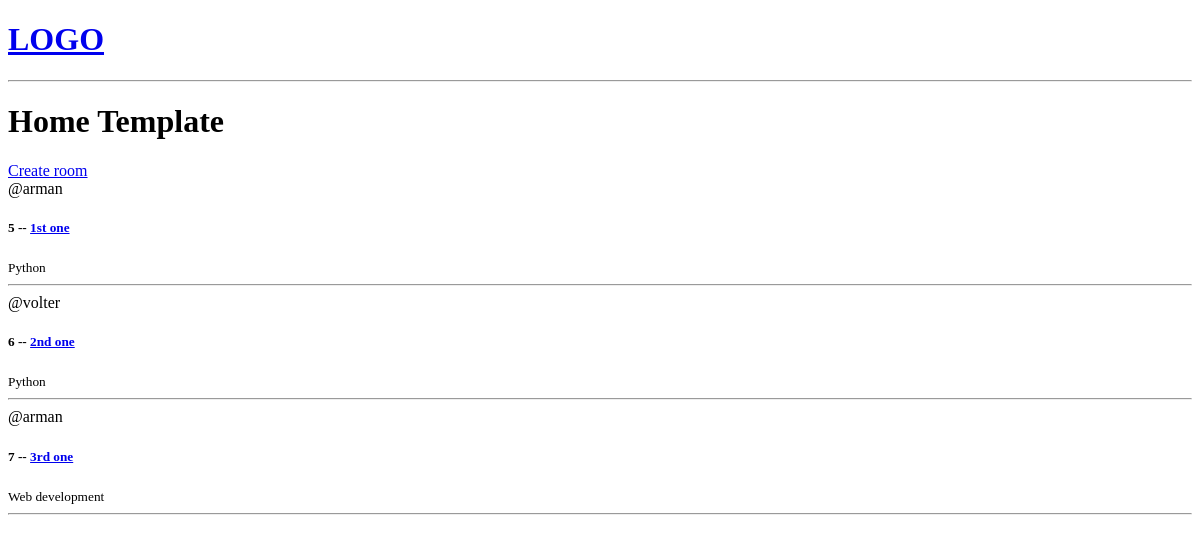
The app's page /, older data.
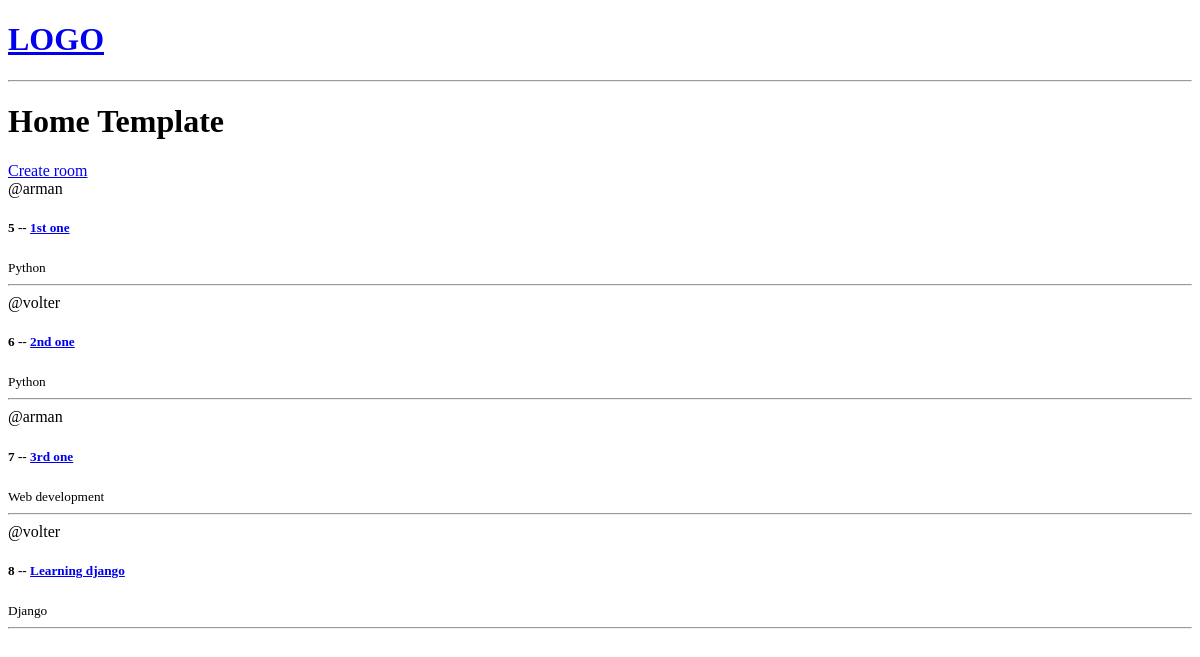
The same page, newer data.
### base/models.py (models this page shows, shortened)
class Room(models.Model):
    host = models.ForeignKey(User, on_delete = models.SET_NULL, null = True)
    topic = models.ForeignKey(Topic, on_delete = models.SET_NULL, null = True)
    name = models.CharField( max_length=50)
    description = models.TextField(null = True, blank = True)
    updated = models.DateTimeField(auto_now = True)
    created = models.DateTimeField(auto_now_add = True)

class Topic(models.Model):
    name = models.CharField(max_length = 200)

### base/views.py (the view)
# urls.py: path('', views.home, name="home"),
def home(request):
    rooms = Room.objects.all()
    context = {'rooms':rooms}
    return render(request, 'base/home.html', context)

### base/templates/base/home.html
{% extends "main.html" %}
{% block content %}
<h1>Home Template</h1>
<div>
    <a href = "{% url 'create-room' %}"> Create room </a>
    <div>
        {% for room in rooms %}
            <div>
                <span> @{{room.host.username}} </span>
                <h5>{{ room.id }} -- <a href = "{% url 'room' room.id %}">{{ room.name }}</h5></a>
                <small> {{room.topic.name}} </small>
                <hr>
            </div>
        {% endfor %}
    </div>
</div>
{% endblock  %}

Row changes from the older to the newer data that the page shows:
added Room: host.username "volter", id "8", name "Learning django", topic.name "Django"
